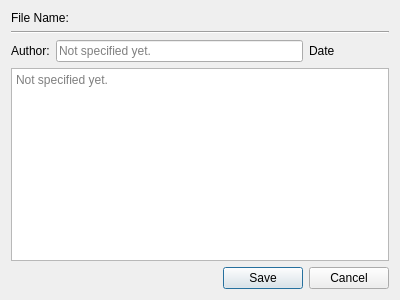
<?xml version="1.0" encoding="UTF-8"?>
<ui version="4.0">
 <class>Info_Dialog</class>
 <widget class="QDialog" name="Info_Dialog">
  <property name="enabled">
   <bool>true</bool>
  </property>
  <property name="geometry">
   <rect>
    <x>0</x>
    <y>0</y>
    <width>400</width>
    <height>300</height>
   </rect>
  </property>
  <property name="minimumSize">
   <size>
    <width>400</width>
    <height>300</height>
   </size>
  </property>
  <property name="maximumSize">
   <size>
    <width>400</width>
    <height>300</height>
   </size>
  </property>
  <property name="windowTitle">
   <string>About this file</string>
  </property>
  <property name="windowIcon">
   <iconset resource="../../icons.qrc">
    <normaloff>:/icons/main.png</normaloff>:/icons/main.png</iconset>
  </property>
  <property name="autoFillBackground">
   <bool>true</bool>
  </property>
  <property name="sizeGripEnabled">
   <bool>false</bool>
  </property>
  <property name="modal">
   <bool>true</bool>
  </property>
  <layout class="QVBoxLayout" name="verticalLayout">
   <item>
    <widget class="QLabel" name="fileName">
     <property name="text">
      <string>File Name:</string>
     </property>
    </widget>
   </item>
   <item>
    <widget class="Line" name="line">
     <property name="orientation">
      <enum>Qt::Horizontal</enum>
     </property>
    </widget>
   </item>
   <item>
    <layout class="QHBoxLayout" name="horizontalLayout_3">
     <item>
      <widget class="QLabel" name="authorName">
       <property name="text">
        <string>Author:</string>
       </property>
      </widget>
     </item>
     <item>
      <widget class="QLineEdit" name="authorName_input">
       <property name="whatsThis">
        <string>&lt;html&gt;&lt;head/&gt;&lt;body&gt;&lt;p&gt;Enter the name of author(s).&lt;/p&gt;&lt;/body&gt;&lt;/html&gt;</string>
       </property>
       <property name="placeholderText">
        <string>Not specified yet.</string>
       </property>
      </widget>
     </item>
     <item>
      <widget class="QLabel" name="dateName">
       <property name="sizePolicy">
        <sizepolicy hsizetype="Fixed" vsizetype="Preferred">
         <horstretch>0</horstretch>
         <verstretch>0</verstretch>
        </sizepolicy>
       </property>
       <property name="minimumSize">
        <size>
         <width>80</width>
         <height>0</height>
        </size>
       </property>
       <property name="text">
        <string>Date</string>
       </property>
      </widget>
     </item>
    </layout>
   </item>
   <item>
    <widget class="QTextBrowser" name="descriptionText">
     <property name="whatsThis">
      <string>&lt;html&gt;&lt;head/&gt;&lt;body&gt;&lt;p&gt;About this file.&lt;/p&gt;&lt;/body&gt;&lt;/html&gt;</string>
     </property>
     <property name="html">
      <string>&lt;!DOCTYPE HTML PUBLIC &quot;-//W3C//DTD HTML 4.0//EN&quot; &quot;http://www.w3.org/TR/REC-html40/strict.dtd&quot;&gt;
&lt;html&gt;&lt;head&gt;&lt;meta name=&quot;qrichtext&quot; content=&quot;1&quot; /&gt;&lt;style type=&quot;text/css&quot;&gt;
p, li { white-space: pre-wrap; }
&lt;/style&gt;&lt;/head&gt;&lt;body style=&quot; font-family:'MS Shell Dlg 2'; font-size:7.8pt; font-weight:400; font-style:normal;&quot;&gt;
&lt;p style=&quot;-qt-paragraph-type:empty; margin-top:0px; margin-bottom:0px; margin-left:0px; margin-right:0px; -qt-block-indent:0; text-indent:0px; font-family:'Sans Serif'; font-size:9pt;&quot;&gt;&lt;br /&gt;&lt;/p&gt;&lt;/body&gt;&lt;/html&gt;</string>
     </property>
     <property name="textInteractionFlags">
      <set>Qt::TextEditorInteraction</set>
     </property>
     <property name="placeholderText">
      <string>Not specified yet.</string>
     </property>
    </widget>
   </item>
   <item>
    <layout class="QHBoxLayout" name="horizontalLayout">
     <item>
      <spacer name="horizontalSpacer">
       <property name="orientation">
        <enum>Qt::Horizontal</enum>
       </property>
       <property name="sizeHint" stdset="0">
        <size>
         <width>40</width>
         <height>20</height>
        </size>
       </property>
      </spacer>
     </item>
     <item>
      <widget class="QDialogButtonBox" name="buttonBox">
       <property name="whatsThis">
        <string>Click to exit</string>
       </property>
       <property name="orientation">
        <enum>Qt::Horizontal</enum>
       </property>
       <property name="standardButtons">
        <set>QDialogButtonBox::Cancel|QDialogButtonBox::Save</set>
       </property>
      </widget>
     </item>
    </layout>
   </item>
  </layout>
 </widget>
 <resources>
  <include location="../../icons.qrc"/>
  <include location="../../icons.qrc"/>
  <include location="../../icons.qrc"/>
 </resources>
 <connections>
  <connection>
   <sender>buttonBox</sender>
   <signal>accepted()</signal>
   <receiver>Info_Dialog</receiver>
   <slot>accept()</slot>
   <hints>
    <hint type="sourcelabel">
     <x>248</x>
     <y>254</y>
    </hint>
    <hint type="destinationlabel">
     <x>157</x>
     <y>274</y>
    </hint>
   </hints>
  </connection>
  <connection>
   <sender>buttonBox</sender>
   <signal>rejected()</signal>
   <receiver>Info_Dialog</receiver>
   <slot>reject()</slot>
   <hints>
    <hint type="sourcelabel">
     <x>316</x>
     <y>260</y>
    </hint>
    <hint type="destinationlabel">
     <x>286</x>
     <y>274</y>
    </hint>
   </hints>
  </connection>
 </connections>
</ui>
